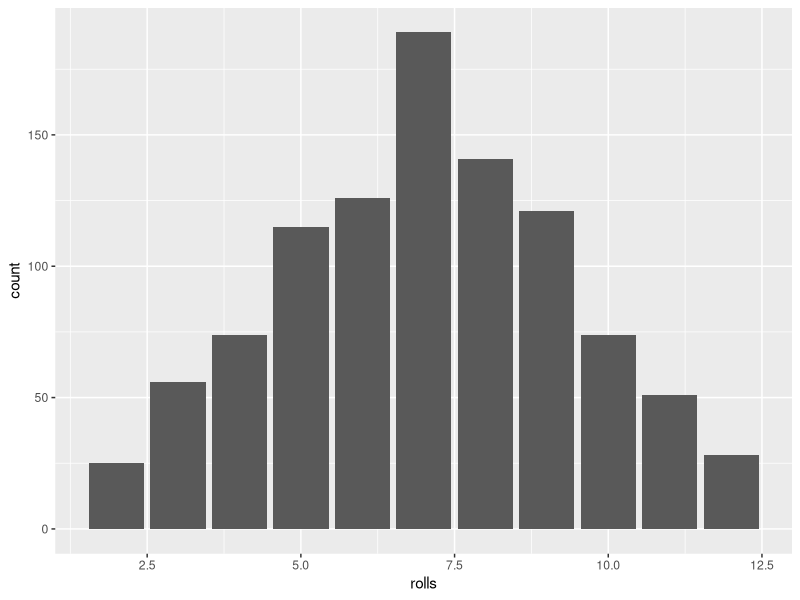
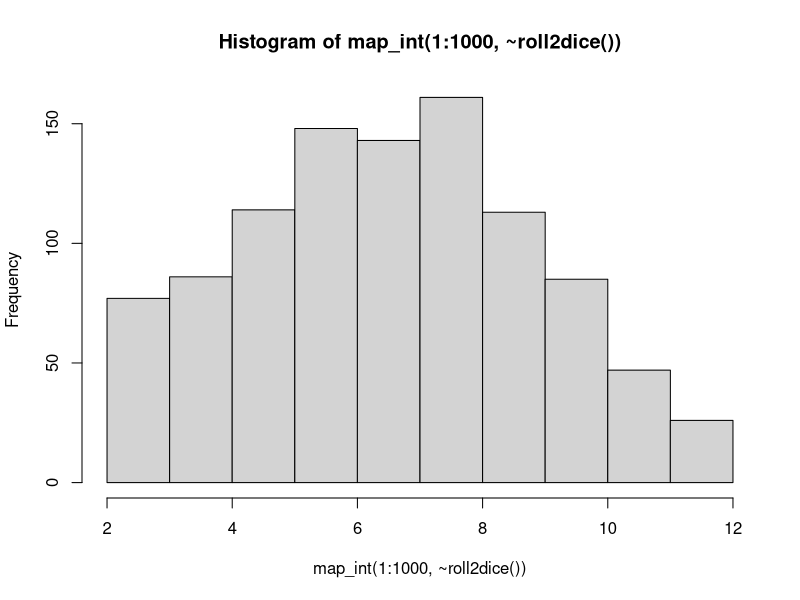
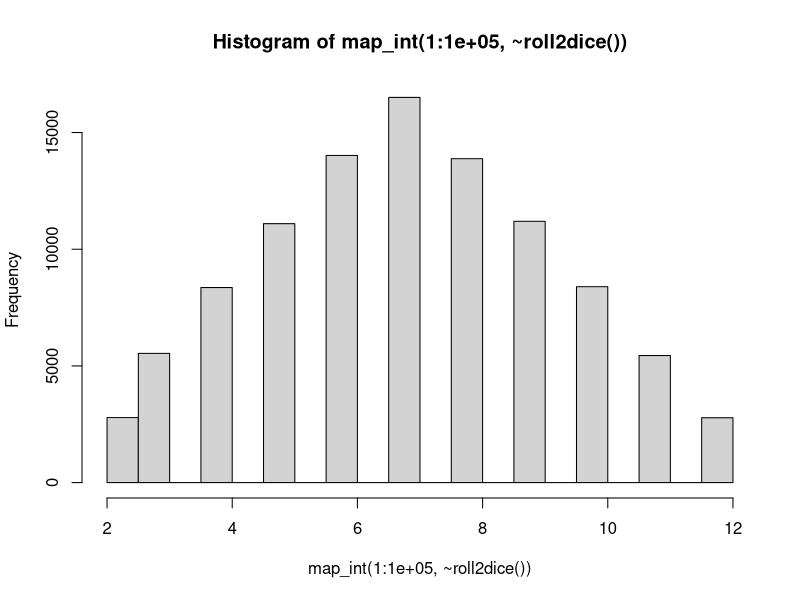

The R script that drew these images, in order:
## ---- chunk 1
knitr::opts_chunk$set(echo = TRUE)
library(tidyverse)
## ---- chunk 2
# Writing function to roll one die

roll1die <- function(){sample(x = 1:6, size = 1)}

# writing function to roll two dice

roll2dice <- function(){roll1die() + roll1die()}

# Writing a function to roll two dice several times (10 times in this example)

map_int(1:10, ~roll2dice())

# Plotting the roll dice function. First, make a tibble. Then plot it.

dice_rolls <- tibble(rolls = map_int(1:1000, ~roll2dice()))

ggplot(dice_rolls, aes(rolls)) + geom_bar()

# or...

hist(map_int(1:1000, ~roll2dice()))

# For a distribution which more accurately reflects the probabilities of rolling each value...

hist(map_int(1:100000, ~roll2dice()))
